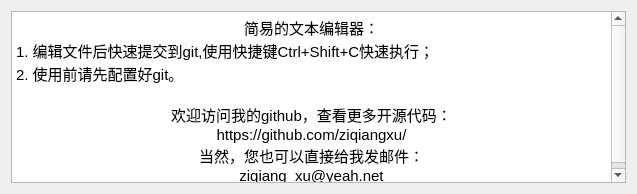
<?xml version="1.0" encoding="UTF-8"?>
<ui version="4.0">
 <class>About</class>
 <widget class="QDialog" name="About">
  <property name="geometry">
   <rect>
    <x>0</x>
    <y>0</y>
    <width>637</width>
    <height>194</height>
   </rect>
  </property>
  <property name="windowTitle">
   <string>Dialog</string>
  </property>
  <layout class="QGridLayout" name="gridLayout">
   <item row="0" column="0">
    <widget class="QTextBrowser" name="textBrowser">
     <property name="html">
      <string>&lt;!DOCTYPE HTML PUBLIC &quot;-//W3C//DTD HTML 4.0//EN&quot; &quot;http://www.w3.org/TR/REC-html40/strict.dtd&quot;&gt;
&lt;html&gt;&lt;head&gt;&lt;meta name=&quot;qrichtext&quot; content=&quot;1&quot; /&gt;&lt;style type=&quot;text/css&quot;&gt;
p, li { white-space: pre-wrap; }
&lt;/style&gt;&lt;/head&gt;&lt;body style=&quot; font-family:'Droid Sans Fallback'; font-size:11.2002pt; font-weight:400; font-style:normal;&quot;&gt;
&lt;p align=&quot;center&quot; style=&quot; margin-top:0px; margin-bottom:0px; margin-left:0px; margin-right:0px; -qt-block-indent:0; text-indent:0px;&quot;&gt;&lt;span style=&quot; font-size:11.2002pt;&quot;&gt;简易的文本编辑器：&lt;/span&gt;&lt;/p&gt;
&lt;p style=&quot; margin-top:0px; margin-bottom:0px; margin-left:0px; margin-right:0px; -qt-block-indent:0; text-indent:0px;&quot;&gt;&lt;span style=&quot; font-size:11.2002pt;&quot;&gt;1. 编辑文件后快速提交到git,使用快捷键Ctrl+Shift+C快速执行；&lt;/span&gt;&lt;/p&gt;
&lt;p style=&quot; margin-top:0px; margin-bottom:0px; margin-left:0px; margin-right:0px; -qt-block-indent:0; text-indent:0px;&quot;&gt;&lt;span style=&quot; font-size:11.2002pt;&quot;&gt;2. 使用前请先配置好git。&lt;/span&gt;&lt;/p&gt;
&lt;p style=&quot;-qt-paragraph-type:empty; margin-top:0px; margin-bottom:0px; margin-left:0px; margin-right:0px; -qt-block-indent:0; text-indent:0px; font-size:11.2002pt;&quot;&gt;&lt;br /&gt;&lt;/p&gt;
&lt;p align=&quot;center&quot; style=&quot; margin-top:0px; margin-bottom:0px; margin-left:0px; margin-right:0px; -qt-block-indent:0; text-indent:0px;&quot;&gt;&lt;span style=&quot; font-size:11.2002pt;&quot;&gt;欢迎访问我的github，查看更多开源代码：&lt;/span&gt;&lt;/p&gt;
&lt;p align=&quot;center&quot; style=&quot; margin-top:0px; margin-bottom:0px; margin-left:0px; margin-right:0px; -qt-block-indent:0; text-indent:0px;&quot;&gt;&lt;span style=&quot; font-size:11pt;&quot;&gt;https://github.com/ziqiangxu/&lt;/span&gt;&lt;/p&gt;
&lt;p align=&quot;center&quot; style=&quot; margin-top:0px; margin-bottom:0px; margin-left:0px; margin-right:0px; -qt-block-indent:0; text-indent:0px;&quot;&gt;&lt;span style=&quot; font-size:11.2002pt;&quot;&gt;当然，您也可以直接给我发邮件：&lt;/span&gt;&lt;/p&gt;
&lt;p align=&quot;center&quot; style=&quot; margin-top:0px; margin-bottom:0px; margin-left:0px; margin-right:0px; -qt-block-indent:0; text-indent:0px;&quot;&gt;&lt;span style=&quot; font-size:11pt;&quot;&gt;ziqiang_xu@yeah.net&lt;/span&gt;&lt;/p&gt;&lt;/body&gt;&lt;/html&gt;</string>
     </property>
    </widget>
   </item>
  </layout>
 </widget>
 <resources/>
 <connections/>
</ui>
